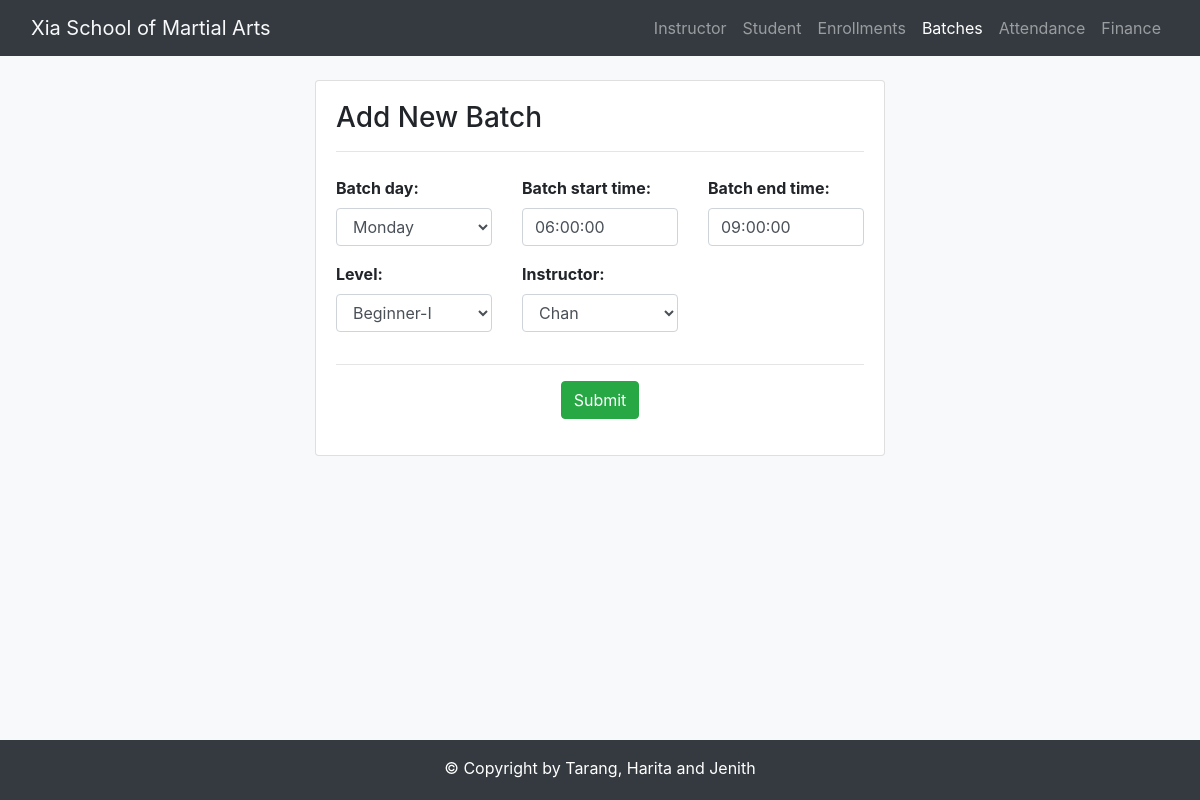
Screenshot of /batch/update/8 with the database file from the repository.
### student/models.py (models this page shows, shortened)
class Batch(models.Model):
    batch_day = models.CharField(max_length=20, choices=DAYS_OF_WEEK)
    batch_start_time = models.TimeField()
    batch_end_time = models.TimeField()
    level = models.ForeignKey(Batch_Levels, null=True, on_delete=models.SET_NULL, related_name='levels')
    instructor = models.ForeignKey(Instructor, null=True, on_delete=models.SET_NULL, related_name='instructor')

### student/views.py (the view)
# urls.py: path('batch/update/<pk>', views.BatchUpdate.as_view(), name='batch-update'),
class BatchUpdate(UpdateView):
    model = Batch
    fields = ['batch_day', 'batch_start_time', 'batch_end_time', 'level', 'instructor']

### student/models.py (called while the page is built)
    def __str__(self):
        return self.level_name

    def __str__(self):
        return self.last_name

### student/templates/student/batch_form.html (shortened to what this page needs)
{% extends 'student/base.html' %}
{% load staticfiles%}
{% block activebatches %}active{% endblock %}
{% block body %}
<div class="container-fluid bg-light" style="margin-top:24px;margin-bottom: 12px">
    <div class="row justify-content-center">
        <div class="col-md-6 col-md-offset-2">
            <div class="card">
                <div class="card-body">
                    <h3>Add New Batch</h3>
                    <hr>
                    <div class="form-group" style="margin-top:24px">
                        <form class="form-horizontal" role="form" action="" method="post" enctype="multipart/form-data">
                            {% include 'student/form_template.html' %}
                            <div class="form-group">
                                <div class="text-center">
                                    <button type="submit" class="btn btn-success">Submit</button>
                                </div>
                            </div>
                        </form>
                    </div>
                </div>
            </div>
        </div>
    </div>
</div>
{% endblock %}

### student/templates/student/form_template.html (shortened to what this page needs)
<div class="row">
    {% for field in form %}
        <div class="col-md-4">
            <div class="form-group">
                {{ field.label_tag }}
                {{ field }}
            </div>
        </div>
    {% endfor %}
</div>
<hr>

### student/templates/student/batch_form.html (style rules this page uses)
label { font-weight: bold; }

### rows the page displays
Batch: form "Monday" "06:00:00" "09:00:00" "Beginner-I" "Chan"

### other values shown
{{ field.label_tag }} "Batch day:" "Batch start time:" "Batch end time:" "Level:" "Instructor:"
